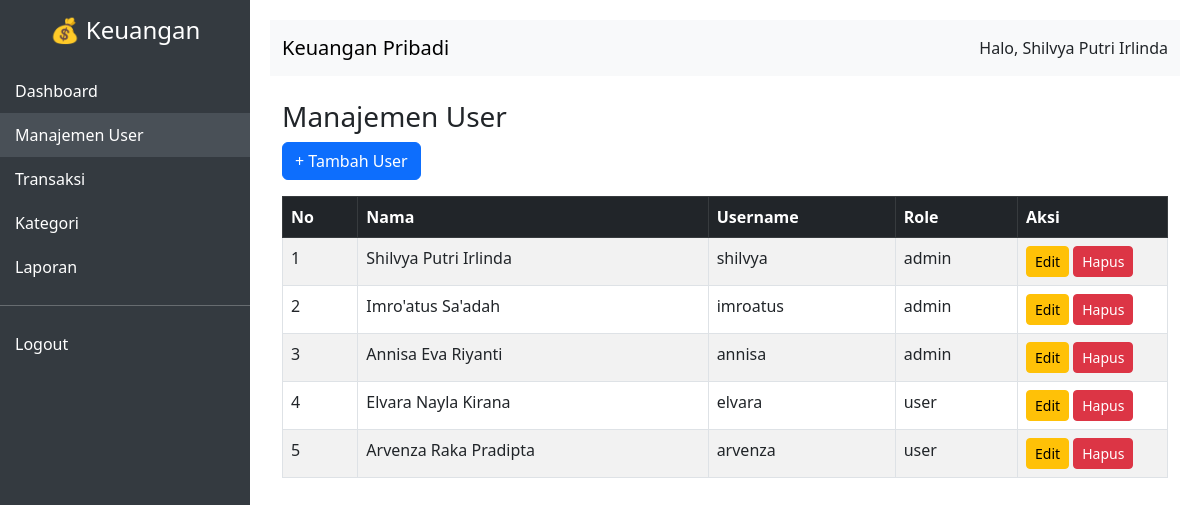
/pages/admin/user/index.php (signed in), run on the app's committed database.
### tables this page shows
CREATE TABLE `users` (
  `id_user` int(11) NOT NULL,
  `id_role` int(11) DEFAULT NULL,
  `nama` varchar(100) DEFAULT NULL,
  `username` varchar(50) DEFAULT NULL,
  `password` varchar(255) DEFAULT NULL
);

CREATE TABLE `role` (
  `id_role` int(11) NOT NULL,
  `nama_role` varchar(50) DEFAULT NULL
);

### pages/admin/user/index.php (the view, shortened to what this page needs)
<?php
require_once "../../../config/database.php";
include "../../../includes/header.php";
$stmt = $conn->query("
    SELECT users.*, role.nama_role
    FROM users
    JOIN role ON users.id_role = role.id_role
");
$users = $stmt->fetchAll(PDO::FETCH_ASSOC);
?>
<div class="container">
    <h3>Manajemen User</h3>
    <a href="form.php" class="btn btn-primary mb-3">+ Tambah User</a>
    <table class="table table-bordered table-striped">
        <thead class="table-dark">
            <tr>
                <th>No</th>
                <th>Nama</th>
                <th>Username</th>
                <th>Role</th>
                <th width="150">Aksi</th>
            </tr>
        </thead>
        <tbody>
            <?php $no = 1; foreach ($users as $u): ?>
            <tr>
                <td><?= $no++ ?></td>
                <td><?= $u['nama'] ?></td>
                <td><?= $u['username'] ?></td>
                <td><?= $u['nama_role'] ?></td>
                <td>
                    <a href="form.php?id=<?= $u['id_user'] ?>" class="btn btn-warning btn-sm">Edit</a>
                    <a href="../../../process/user_proses.php?hapus=<?= $u['id_user'] ?>"
                       class="btn btn-danger btn-sm"
                       onclick="return confirm('Yakin hapus?')">Hapus</a>
                </td>
            </tr>
            <?php endforeach; ?>
        </tbody>
    </table>
</div>
<?php include "../../../includes/footer.php"; ?>

### includes/header.php (style rules this page uses)
body { display: flex; }

### data on the page
users: nama "Shilvya Putri Irlinda", username "shilvya", id_role.nama_role "admin"
users: nama "Imro'atus Sa'adah", username "imroatus", id_role.nama_role "admin"
users: nama "Annisa Eva Riyanti", username "annisa", id_role.nama_role "admin"
users: nama "Elvara Nayla Kirana", username "elvara", id_role.nama_role "user"
users: nama "Arvenza Raka Pradipta", username "arvenza", id_role.nama_role "user"

### other printed values
$_SESSION['user']['nama'] "Shilvya Putri Irlinda"
